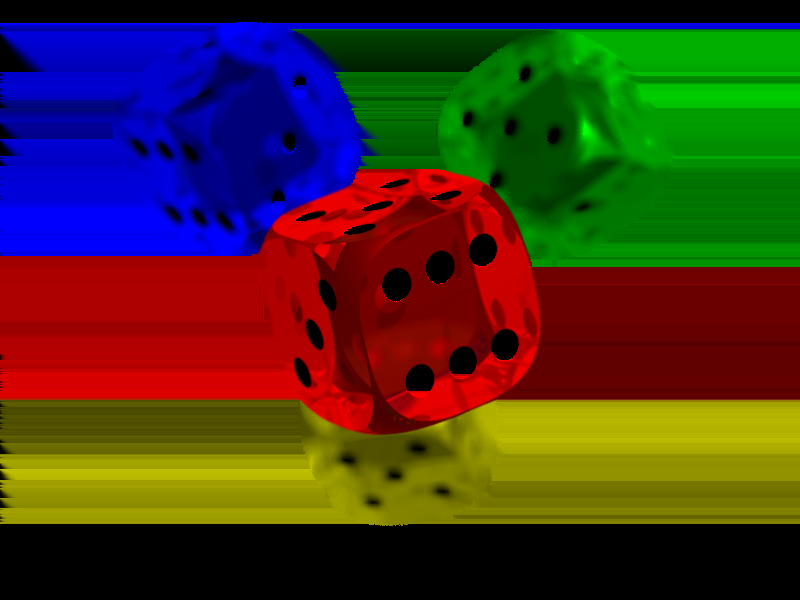
#> input picture Examples/Example 0- Setup Test/png_transparency_test.png, 800 x 600 px
$ jupyter execute --allow-errors 'Example 0- Setup Test.ipynb'   (shell and % lines are left out)
#> lines starting #> are read from the running program, lines starting #| are printed output that depends on the picture
[cell 1]
# Print python version:
import sys
print("Python version: " + sys.version + ("\n" * 3))

# Example 0: Setup Test
This notebook wil do some simple tests to make sure OpenCV is installed correctly, and to show some basic OpenCV/iPython Notebook usage.

### Import CV2
If this fails, run `install_opencv.sh` inside the Vagrant box and check for errors.

[cell 2]
import cv2

### Opening and Displaying an Image
First we'll import `pyplot` from `matplotlib` and set it up to show images in-line, here in the notebook (instead of trying to open a new window for display).

[cell 3]
from matplotlib import pyplot as plt

Now we'll use `cv2.imread` to open images, and `plt.imshow` to display them.

### cv2.imread
The first argument is a filename (relative path).

The second (optional) argument specifies how the image should be read:
```
cv2.IMREAD_COLOR : Loads a color image. Any transparency of image will be neglected. It is the default flag.
cv2.IMREAD_GRAYSCALE : Loads image in grayscale mode
cv2.IMREAD_UNCHANGED : Loads image as such including alpha channel
```

`cv2.imread` documentation lives [here](https://docs.opencv.org/3.0-beta/doc/py_tutorials/py_gui/py_image_display/py_image_display.html).

### Demonstration 1: BGR JPG
A JPG image loaded with the default arguments will have the wrong colorspace to begin with. You have to convert from BGR to RGB colorspace to start out.

The image used here is from NASA, via [Wikimedia Commons](https://commons.wikimedia.org/wiki/File:NASA%27s_Orion_Spacecraft_Parachutes_Tested_at_U.S._Army_Yuma_Proving_Ground.jpg), and is in the public domain.

[cell 4]
# Option 1: Single argument
# This appears to default to "cv2.IMREAD_COLOR"
img = cv2.imread('jpg_test.jpg')

# If the image path is incorrect or there was another error, "img" will be None
#> (the rest of this cell did not finish here and is left out)

[cell 5]
# Option 1: Single argument
# This appears to default to "cv2.IMREAD_COLOR"
img = cv2.imread('jpg_test.jpg')

# If the image path is incorrect or there was another error, "img" will be None
#> (the rest of this cell did not finish here and is left out)

### Demonstration 2: PNG With Transparency
A PNG image with transparency has a 4th channel (the "alpha channel"). If you try to load it as a normal RGB image, you'll get some strange behavior (see below). This type of image has to be loaded with the `cv2.IMREAD_UNCHANGED` argument.

The image used here is from [Wikimedia Commons](https://commons.wikimedia.org/wiki/File:PNG_transparency_demonstration_2.png), and is licensed under the Creative Commons Attribution-Share Alike 3.0 Unported license.

[cell 6]
# Option 1: Single argument
# This appears to default to "cv2.IMREAD_COLOR"
img = cv2.imread('png_transparency_test.png')
#> img is the input picture: shape (600, 800, 3); mean B, G, R 30.5, 50.1, 66.4

# If the image path is incorrect or there was another error, "img" will be None
assert(img is not None)

# Display the image:
plt.imshow(img)

[cell 7]
img = cv2.imread('png_transparency_test.png', cv2.IMREAD_COLOR)

# If the image path is incorrect or there was another error, "img" will be None
assert(img is not None)

# Display the image:
plt.imshow(img)

[cell 8]
img = cv2.imread('png_transparency_test.png', cv2.IMREAD_GRAYSCALE)
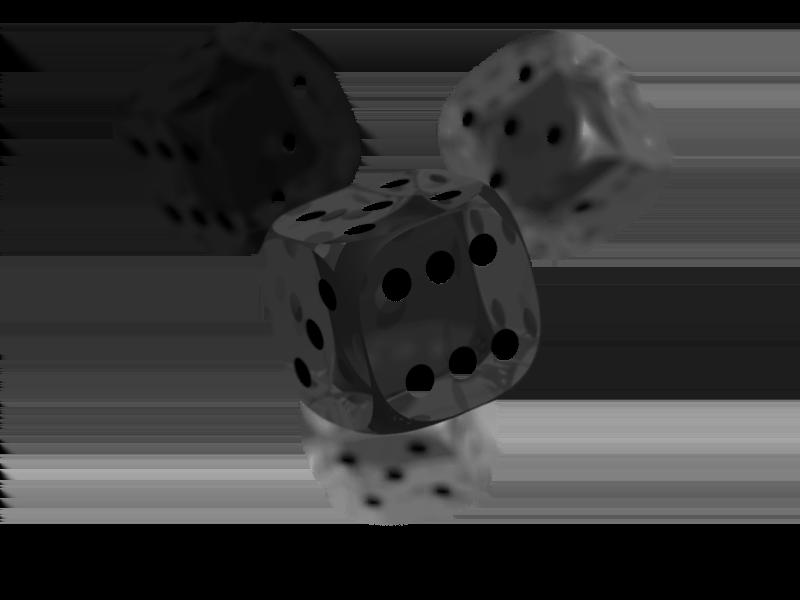
#> img: shape (600, 800); min 0, max 169, mean 52.3

# If the image path is incorrect or there was another error, "img" will be None
assert(img is not None)

# Display the image:
plt.imshow(img)

[cell 9]
img = cv2.imread('png_transparency_test.png', cv2.IMREAD_UNCHANGED)
#> img: shape (600, 800, 4)

# If the image path is incorrect or there was another error, "img" will be None
assert(img is not None)

# Display the image:
plt.imshow(img)
